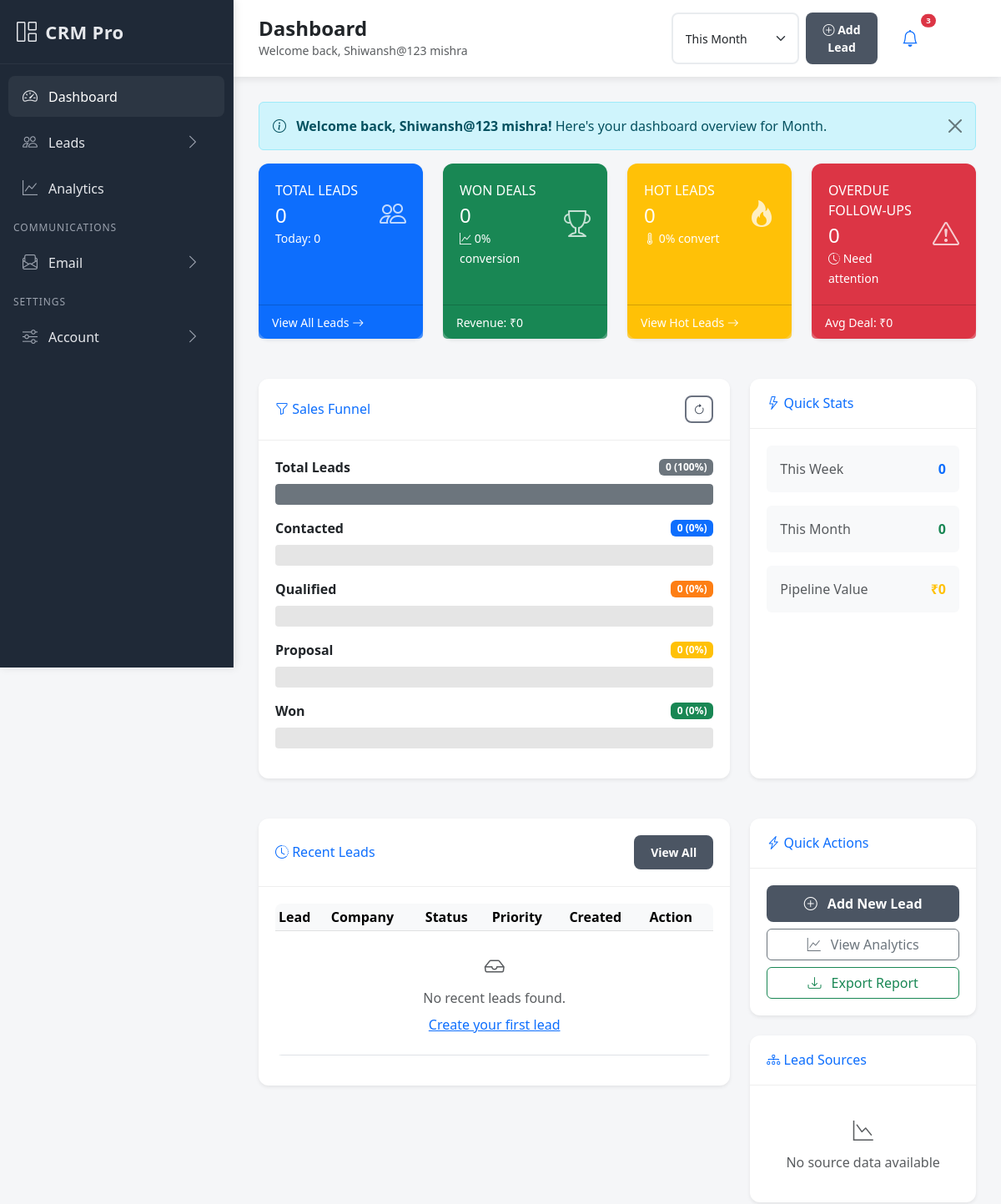
Before: / (signed in, upper part) with the older database file.
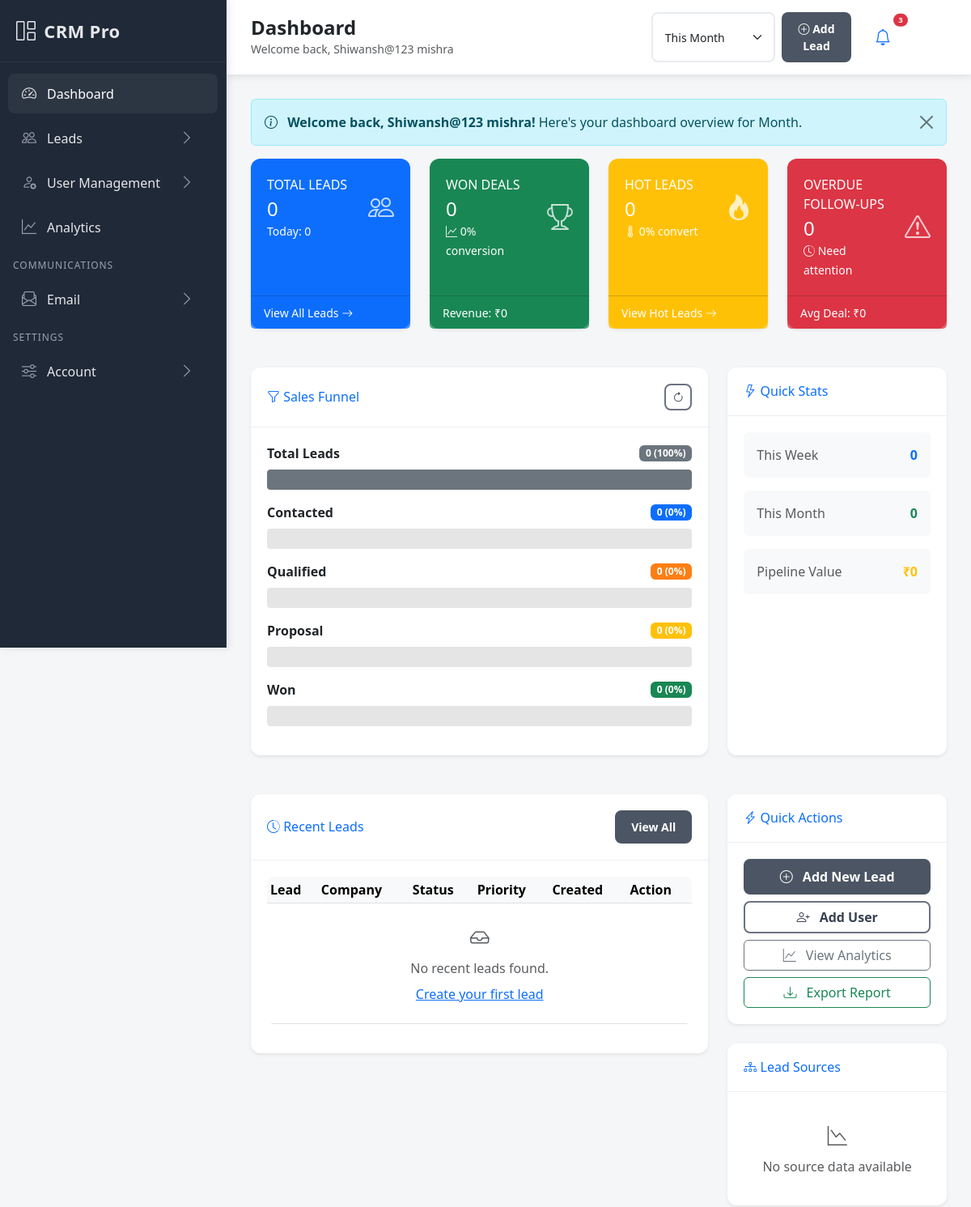
After: the same page with the newer database file.
### dashboard/views.py (the view, shortened to what this page needs)
# urls.py: path('', views.DashboardView.as_view(), name='home'),
class DashboardView(LoginRequiredMixin, TemplateView):
    template_name = 'dashboard/dashboard.html'
    def get_context_data(self, **kwargs):
        context = super().get_context_data(**kwargs)
        user = self.request.user
        preferences, created = DashboardPreference.objects.get_or_create(user=user)
        date_range = self.request.GET.get('date_range', preferences.default_date_range)
        date_from, date_to = self.get_date_range(date_range)
        leads_queryset = self.get_user_leads_queryset(user, date_from, date_to)
        stats = self.calculate_dashboard_stats(leads_queryset, user)
        recent_activities = self.get_recent_activities(user)
        recent_leads = leads_queryset.select_related(
            'source', 'assigned_to'
        ).order_by('-created_at')[:10]
        lead_sources = self.get_lead_sources_data(leads_queryset)
        top_performers = self.get_top_performers(user, date_from, date_to)
        overdue_leads = self.get_overdue_leads(user)
        kpi_targets = self.get_kpi_targets(user, date_from, date_to)
        funnel_data = self.get_conversion_funnel(leads_queryset)
        context.update({
            'stats': stats,
            'recent_activities': recent_activities,
            'recent_leads': recent_leads,
            'lead_sources': lead_sources,
            'top_performers': top_performers,
            'overdue_leads': overdue_leads,
            'kpi_targets': kpi_targets,
            'funnel_data': funnel_data,
            'user_role': user.role,
            'preferences': preferences,
            'date_range': date_range,
            'date_from': date_from,
            'date_to': date_to,
        })
        return context
    def get_date_range(self, range_type):
        today = timezone.now().date()
        if range_type == 'today':
            return today, today
        elif range_type == 'week':
            week_start = today - timedelta(days=today.weekday())
            return week_start, today
        elif range_type == 'month':
            month_start = today.replace(day=1)
            return month_start, today
        elif range_type == 'quarter':
            quarter = (today.month - 1) // 3 + 1
            quarter_start = date(today.year, (quarter - 1) * 3 + 1, 1)
            return quarter_start, today
        elif range_type == 'year':
            year_start = date(today.year, 1, 1)
            return year_start, today
        else:
            month_start = today.replace(day=1)
            return month_start, today
    def get_user_leads_queryset(self, user, date_from=None, date_to=None):
        if user.role == 'sales_rep':
            queryset = Lead.objects.filter(assigned_to=user)
        else:
            queryset = Lead.objects.all()
        if date_from and date_to:
            queryset = queryset.filter(
                created_at__date__gte=date_from,
                created_at__date__lte=date_to
            )
        return queryset
    def calculate_dashboard_stats(self, leads_queryset, user):
        today = timezone.now().date()
        week_start = today - timedelta(days=today.weekday())
        month_start = today.replace(day=1)
        total_leads = leads_queryset.count()
        new_leads = leads_queryset.filter(status='new').count()
        contacted_leads = leads_queryset.filter(status='contacted').count()
        qualified_leads = leads_queryset.filter(status='qualified').count()
        won_leads = leads_queryset.filter(status='won').count()
        lost_leads = leads_queryset.filter(status='lost').count()
        hot_leads = leads_queryset.filter(priority='hot').count()
        warm_leads = leads_queryset.filter(priority='warm').count()
        cold_leads = leads_queryset.filter(priority='cold').count()
        today_leads = leads_queryset.filter(created_at__date=today).count()
        week_leads = leads_queryset.filter(created_at__date__gte=week_start).count()
        month_leads = leads_queryset.filter(created_at__date__gte=month_start).count()
        conversion_rate = (won_leads / total_leads * 100) if total_leads > 0 else 0
        hot_conversion_rate = (
            leads_queryset.filter(priority='hot', status='won').count() /
            hot_leads * 100
        ) if hot_leads > 0 else 0
        total_revenue = leads_queryset.filter(status='won').aggregate(
            total=Sum('budget')
        )['total'] or 0
        potential_revenue = leads_queryset.exclude(status__in=['won', 'lost']).aggregate(
            total=Sum('budget')
        )['total'] or 0
        avg_deal_size = leads_queryset.filter(status='won').aggregate(
            avg=Avg('budget')
        )['avg'] or 0
        overdue_date = timezone.now() - timedelta(days=7)
        overdue_leads_count = leads_queryset.filter(
            Q(last_contacted__lt=overdue_date) | Q(last_contacted__isnull=True),
            status__in=['new', 'contacted', 'qualified']
        ).count()
        return {
            'total_leads': total_leads,
            'new_leads': new_leads,
            'contacted_leads': contacted_leads,
            'qualified_leads': qualified_leads,
            'won_leads': won_leads,
            'lost_leads': lost_leads,
            'hot_leads': hot_leads,
            'warm_leads': warm_leads,
            'cold_leads': cold_leads,
            'today_leads': today_leads,
            'week_leads': week_leads,
            'month_leads': month_leads,
            'conversion_rate': round(conversion_rate, 1),
            'hot_conversion_rate': round(hot_conversion_rate, 1),
            'total_revenue': total_revenue,
            'potential_revenue': potential_revenue,
            'avg_deal_size': round(avg_deal_size, 2),
            'overdue_leads': overdue_leads_count,
        }
    def get_recent_activities(self, user):
        if user.role == 'sales_rep':
            activities = LeadActivity.objects.filter(
                lead__assigned_to=user
            ).select_related('lead', 'user').order_by('-created_at')[:10]
        else:
            activities = LeadActivity.objects.select_related(
                'lead', 'user'
            ).order_by('-created_at')[:10]
        return activities
    def get_lead_sources_data(self, leads_queryset):
        sources = LeadSource.objects.annotate(
            lead_count=Count('lead', filter=Q(lead__in=leads_queryset)),
            won_count=Count('lead', filter=Q(
                lead__in=leads_queryset,
                lead__status='won'
            ))
        ).filter(
            is_active=True,
            lead_count__gt=0
        ).order_by('-lead_count')[:5]
        for source in sources:
            if source.lead_count > 0:
                source.conversion_percentage = round((source.won_count / source.lead_count) * 100, 1)
            else:
                source.conversion_percentage = 0
        return sources
    def get_top_performers(self, user, date_from, date_to):
        if user.role not in ['admin', 'sales_manager', 'superadmin']:
            return []
        if user.role == 'sales_manager':
            team_users = User.objects.filter(
                role='sales_rep',
                department=user.department,
                is_active=True
            )
        else:
            team_users = User.objects.filter(
                role='sales_rep',
                is_active=True
            )
        performers = team_users.annotate(
            total_leads=Count('assigned_leads', filter=Q(
                assigned_leads__created_at__date__gte=date_from,
                assigned_leads__created_at__date__lte=date_to
            )),
            won_leads=Count('assigned_leads', filter=Q(
                assigned_leads__created_at__date__gte=date_from,
                assigned_leads__created_at__date__lte=date_to,
                assigned_leads__status='won'
            )),
            revenue=Sum('assigned_leads__budget', filter=Q(
                assigned_leads__created_at__date__gte=date_from,
                assigned_leads__created_at__date__lte=date_to,
                assigned_leads__status='won'
            ))
        ).order_by('-won_leads')[:5]
        return performers
    def get_overdue_leads(self, user):
        overdue_date = timezone.now() - timedelta(days=7)
        if user.role == 'sales_rep':
            queryset = Lead.objects.filter(assigned_to=user)
        else:
            queryset = Lead.objects.all()
        return queryset.filter(
            Q(last_contacted__lt=overdue_date) | Q(last_contacted__isnull=True),
            status__in=['new', 'contacted', 'qualified']
        ).select_related('assigned_to').order_by('created_at')[:10]
    def get_kpi_targets(self, user, date_from, date_to):
        return KPITarget.objects.filter(
            user=user,
            period_start__lte=date_to,
            period_end__gte=date_from,
            is_active=True
        )
    def get_conversion_funnel(self, leads_queryset):
        total = leads_queryset.count()
        contacted = leads_queryset.filter(
            status__in=['contacted', 'qualified', 'proposal', 'negotiation', 'won']
        ).count()
        qualified = leads_queryset.filter(
            status__in=['qualified', 'proposal', 'negotiation', 'won']
        ).count()
        proposal = leads_queryset.filter(
            status__in=['proposal', 'negotiation', 'won']
        ).count()
        won = leads_queryset.filter(status='won').count()
        return [
            {
                'stage': 'Total Leads',
                'count': total,
                'percentage': 100,
                'color': '#6c757d'
            },
            {
                'stage': 'Contacted',
                'count': contacted,
                'percentage': round((contacted/total*100), 1) if total > 0 else 0,
                'color': '#0d6efd'
            },
            {
                'stage': 'Qualified',
                'count': qualified,
                'percentage': round((qualified/total*100), 1) if total > 0 else 0,
                'color': '#fd7e14'
            },
            {
                'stage': 'Proposal',
                'count': proposal,
                'percentage': round((proposal/total*100), 1) if total > 0 else 0,
                'color': '#ffc107'
            },
            {
                'stage': 'Won',
                'count': won,
                'percentage': round((won/total*100), 1) if total > 0 else 0,
                'color': '#198754'
            },
        ]

### leads/models.py (called while the page is built)
    def get_full_name(self):
        return f"{self.first_name} {self.last_name or ''}".strip()

### templates/dashboard/dashboard.html (shortened to what the changed rows need)
{% extends 'base.html' %}
{% load humanize %}
{% block content %}
<div class="row">
    <div class="col-lg-8 mb-4">
        <div class="card shadow-sm">
            <div class="card-body">
                <div class="table-responsive">
                    <table class="table table-hover table-sm">
                        <thead class="table-light">
                            <tr>
                                <th>Lead</th>
                                <th>Company</th>
                                <th>Status</th>
                                <th>Priority</th>
                                <th>Created</th>
                                <th>Action</th>
                            </tr>
                        </thead>
                    </table>
                </div>
            </div>
        </div>
    </div>
    <div class="col-lg-4">
        <div class="card shadow-sm mb-4">
            <div class="card-body">
                <div class="d-grid gap-2">
                    <a href="{% url 'leads:create' %}" class="btn btn-primary">
                        <i class="bi bi-plus-circle me-2"></i> Add New Lead
                    </a>
                    {% if user.role != 'sales_rep' %}
                    <a href="{% url 'accounts:user_create' %}" class="btn btn-outline-primary">
                        <i class="bi bi-person-plus me-2"></i> Add User
                    </a>
                    {% endif %}
                    <a href="{% url 'dashboard:analytics' %}" class="btn btn-outline-secondary">
                        <i class="bi bi-graph-up me-2"></i> View Analytics
                    </a>
                    <a href="{% url 'dashboard:export_report' %}?date_range={{ date_range }}" class="btn btn-outline-success">
                        <i class="bi bi-download me-2"></i> Export Report
                    </a>
                </div>
            </div>
        </div>
    </div>
</div>
{% endblock %}

### templates/base.html (shortened to what the changed rows need)
<!DOCTYPE html>
<html lang="en">
<head>
    <link href="https://cdn.jsdelivr.net/npm/bootstrap@5.3.0/dist/css/bootstrap.min.css" rel="stylesheet">
    <link href="https://cdn.jsdelivr.net/npm/bootstrap-icons@1.10.0/font/bootstrap-icons.css" rel="stylesheet">
</head>
<body>
    <nav class="sidebar" id="sidebar">
        <ul class="nav flex-column sidebar-nav">
            {% if user.role == 'admin' or user.role == 'superadmin' %}
            <li class="nav-item">
                <a class="nav-link" data-bs-toggle="collapse" href="#menu-users" role="button" aria-expanded="{% if request.resolver_match.app_name == 'accounts' and 'user' in request.path %}true{% else %}false{% endif %}" aria-controls="menu-users">
                    <i class="bi bi-person-gear"></i>
                    <span>User Management</span>
                    <i class="bi bi-chevron-right chevron"></i>
                </a>
            </li>
            {% endif %}
        </ul>
    </nav>
    <div class="main-content">
        <div class="content-area">
            <div class="page-content fade-in">
                {% block content %}{% endblock %}
            </div>
        </div>
    </div>
</body>
</html>

Changed rows visible on the page:
changed CustomUser "Shiwansh@123 mishra": role "sales_rep" → "superadmin" (drawn)
Other visible differences:
text now shown: "User Management Add User"
